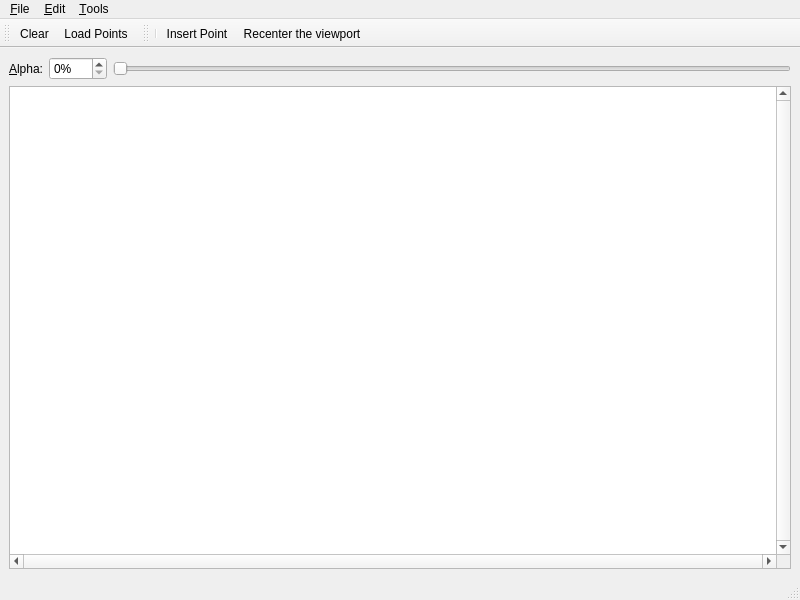
<?xml version="1.0" encoding="UTF-8"?>
<ui version="4.0">
 <author>GeometryFactory</author>
 <class>Alpha_shapes_2</class>
 <widget class="QMainWindow" name="Alpha_shapes_2">
  <property name="geometry">
   <rect>
    <x>0</x>
    <y>0</y>
    <width>800</width>
    <height>600</height>
   </rect>
  </property>
  <property name="windowTitle">
   <string>CGAL Alpha Shape</string>
  </property>
  <property name="windowIcon">
   <iconset resource="../resources/CGAL.qrc">
    <normaloff>:/cgal/logos/cgal_icon</normaloff>:/cgal/logos/cgal_icon</iconset>
  </property>
  <widget class="QWidget" name="centralwidget">
   <layout class="QVBoxLayout" name="verticalLayout_2">
    <item>
     <layout class="QHBoxLayout" name="horizontalLayout">
      <item>
       <widget class="QLabel" name="label">
        <property name="text">
         <string>&amp;Alpha:</string>
        </property>
        <property name="buddy">
         <cstring>alphaBox</cstring>
        </property>
       </widget>
      </item>
      <item>
       <widget class="QSpinBox" name="alphaBox">
        <property name="suffix">
         <string>%</string>
        </property>
        <property name="maximum">
         <number>100</number>
        </property>
       </widget>
      </item>
      <item>
       <widget class="QSlider" name="alphaSlider">
        <property name="maximum">
         <number>100</number>
        </property>
        <property name="orientation">
         <enum>Qt::Horizontal</enum>
        </property>
       </widget>
      </item>
     </layout>
    </item>
    <item>
     <widget class="QGraphicsView" name="graphicsView">
      <property name="focusPolicy">
       <enum>Qt::StrongFocus</enum>
      </property>
      <property name="verticalScrollBarPolicy">
       <enum>Qt::ScrollBarAlwaysOn</enum>
      </property>
      <property name="horizontalScrollBarPolicy">
       <enum>Qt::ScrollBarAlwaysOn</enum>
      </property>
      <property name="transformationAnchor">
       <enum>QGraphicsView::NoAnchor</enum>
      </property>
     </widget>
    </item>
   </layout>
  </widget>
  <widget class="QStatusBar" name="statusbar"/>
  <widget class="QToolBar" name="fileToolBar">
   <property name="windowTitle">
    <string>File Tools</string>
   </property>
   <attribute name="toolBarArea">
    <enum>TopToolBarArea</enum>
   </attribute>
   <attribute name="toolBarBreak">
    <bool>false</bool>
   </attribute>
   <addaction name="actionClear"/>
   <addaction name="actionLoadPoints"/>
  </widget>
  <widget class="QToolBar" name="toolBar">
   <property name="windowTitle">
    <string>Visualization Tools</string>
   </property>
   <attribute name="toolBarArea">
    <enum>TopToolBarArea</enum>
   </attribute>
   <attribute name="toolBarBreak">
    <bool>false</bool>
   </attribute>
   <addaction name="separator"/>
   <addaction name="action_InsertPoint"/>
   <addaction name="actionRecenter"/>
  </widget>
  <widget class="QMenuBar" name="menubar">
   <property name="geometry">
    <rect>
     <x>0</x>
     <y>0</y>
     <width>800</width>
     <height>26</height>
    </rect>
   </property>
   <widget class="QMenu" name="menuFile">
    <property name="title">
     <string>&amp;File</string>
    </property>
    <addaction name="separator"/>
    <addaction name="actionClear"/>
    <addaction name="actionLoadPoints"/>
    <addaction name="separator"/>
    <addaction name="actionQuit"/>
   </widget>
   <widget class="QMenu" name="menuEdit">
    <property name="title">
     <string>&amp;Edit</string>
    </property>
    <addaction name="actionInsertRandomPoints"/>
   </widget>
   <widget class="QMenu" name="menuTools">
    <property name="title">
     <string>&amp;Tools</string>
    </property>
    <addaction name="separator"/>
    <addaction name="actionRecenter"/>
   </widget>
   <addaction name="menuFile"/>
   <addaction name="menuEdit"/>
   <addaction name="menuTools"/>
  </widget>
  <action name="actionAbout">
   <property name="text">
    <string>&amp;About</string>
   </property>
  </action>
  <action name="actionAboutCGAL">
   <property name="text">
    <string>About &amp;CGAL</string>
   </property>
  </action>
  <action name="actionQuit">
   <property name="text">
    <string>&amp;Quit</string>
   </property>
   <property name="shortcut">
    <string>Ctrl+Q</string>
   </property>
  </action>
  <action name="actionClear">
   <property name="icon">
    <iconset resource="../icons/File.qrc">
     <normaloff>:/cgal/fileToolbar/fileNew.png</normaloff>:/cgal/fileToolbar/fileNew.png</iconset>
   </property>
   <property name="text">
    <string>&amp;Clear</string>
   </property>
   <property name="shortcut">
    <string>Ctrl+C</string>
   </property>
  </action>
  <action name="actionLoadPoints">
   <property name="icon">
    <iconset resource="../icons/File.qrc">
     <normaloff>:/cgal/fileToolbar/fileOpen.png</normaloff>:/cgal/fileToolbar/fileOpen.png</iconset>
   </property>
   <property name="text">
    <string>&amp;Load Points...</string>
   </property>
   <property name="shortcut">
    <string>Ctrl+L</string>
   </property>
  </action>
  <action name="actionRecenter">
   <property name="icon">
    <iconset resource="../icons/Input.qrc">
     <normaloff>:/cgal/Input/zoom-best-fit</normaloff>:/cgal/Input/zoom-best-fit</iconset>
   </property>
   <property name="text">
    <string>Re&amp;center the viewport</string>
   </property>
   <property name="shortcut">
    <string>Ctrl+R</string>
   </property>
  </action>
  <action name="actionInsertRandomPoints">
   <property name="text">
    <string>Insert Random Points</string>
   </property>
  </action>
  <action name="action_InsertPoint">
   <property name="icon">
    <iconset resource="../icons/Input.qrc">
     <normaloff>:/cgal/Input/inputPoint.png</normaloff>:/cgal/Input/inputPoint.png</iconset>
   </property>
   <property name="text">
    <string>Insert Point</string>
   </property>
  </action>
 </widget>
 <resources>
  <include location="Alpha_shapes_2.qrc"/>
  <include location="../icons/File.qrc"/>
  <include location="../resources/CGAL.qrc"/>
  <include location="../icons/Triangulation_2.qrc"/>
  <include location="../icons/Input.qrc"/>
 </resources>
 <connections/>
</ui>
